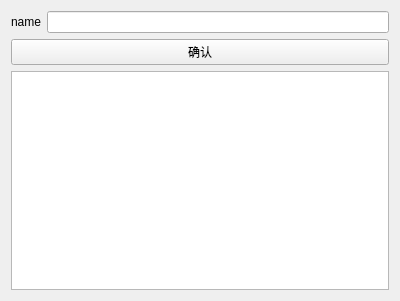
<?xml version="1.0" encoding="UTF-8"?>
<ui version="4.0">
 <class>Form</class>
 <widget class="QWidget" name="Form">
  <property name="geometry">
   <rect>
    <x>0</x>
    <y>0</y>
    <width>400</width>
    <height>301</height>
   </rect>
  </property>
  <property name="windowTitle">
   <string>Form</string>
  </property>
  <layout class="QGridLayout" name="gridLayout">
   <item row="3" column="0">
    <widget class="QPushButton" name="pushButton">
     <property name="text">
      <string>确认</string>
     </property>
    </widget>
   </item>
   <item row="0" column="0">
    <layout class="QHBoxLayout" name="horizontalLayout">
     <item>
      <widget class="QLabel" name="label">
       <property name="text">
        <string>name</string>
       </property>
      </widget>
     </item>
     <item>
      <widget class="QLineEdit" name="lineEdit"/>
     </item>
    </layout>
   </item>
   <item row="4" column="0">
    <widget class="QTextBrowser" name="textBrowser"/>
   </item>
  </layout>
 </widget>
 <resources/>
 <connections/>
</ui>
